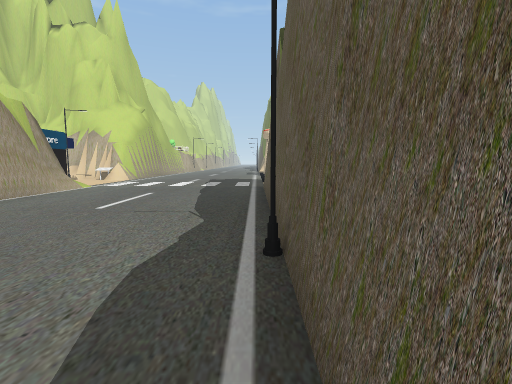
View 1 (above)

13 first-person views from a walk through a scene from a Unity 3-D project. The camera is 1.4 m above the floor, tilts 6° down and sees 85° across. The floor is counted in squares, 1.71 m on a side. Each view is taken from the middle of a square. On the plan, view 1 faces up. The plan holds only what a view shows up to about 10 squares ahead; the rest is blank. The place goes on beyond the plan. The player character is not drawn. Some animated figures are not drawn. Some surface patterns are stand-ins.

View 2
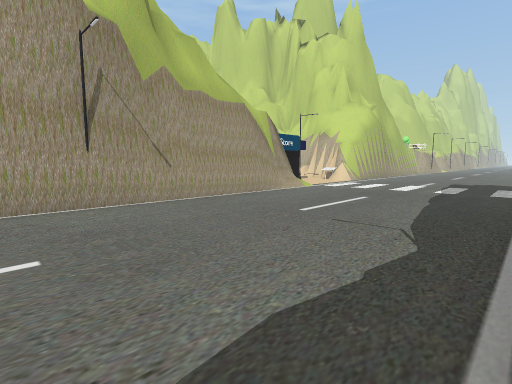

View 3
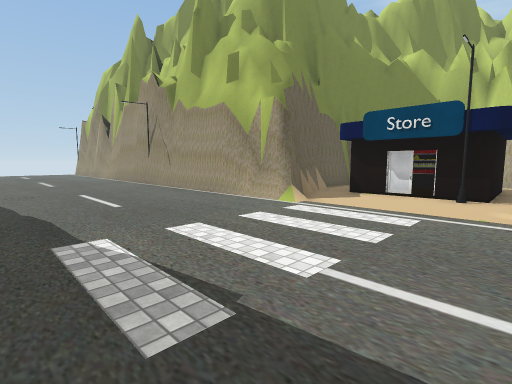

View 4
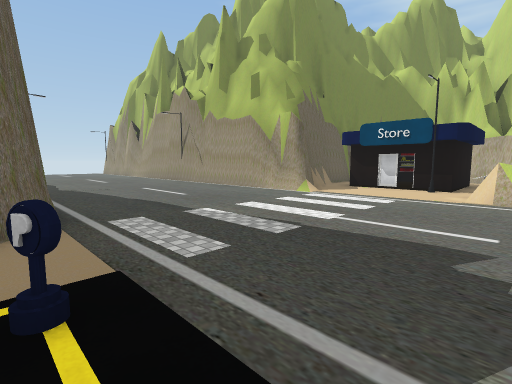

View 5
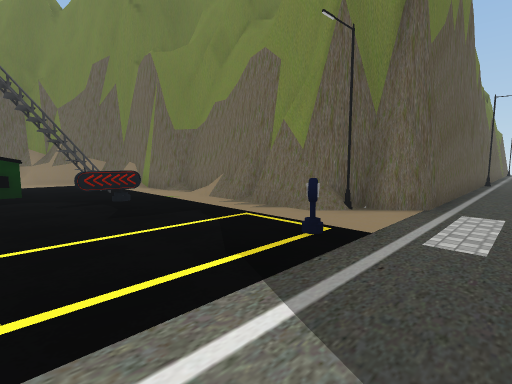

View 6
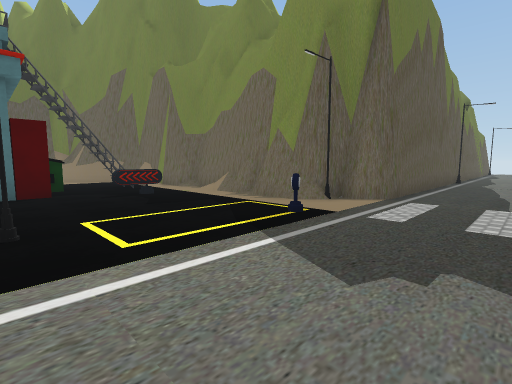

View 7
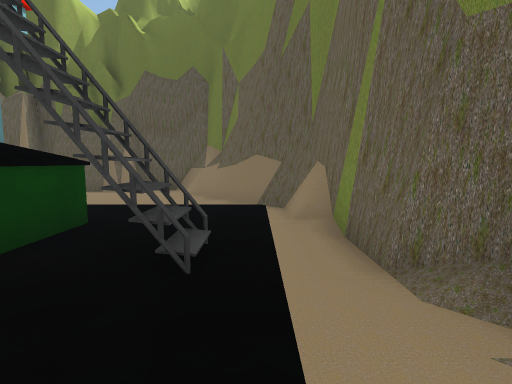

View 8
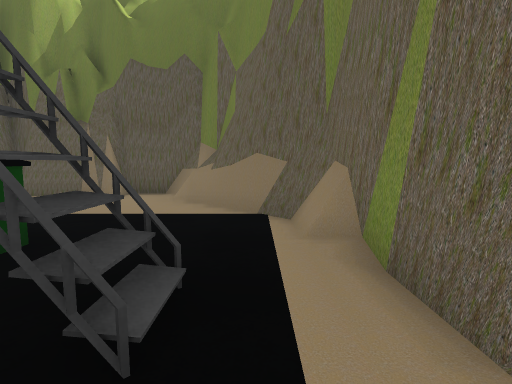

View 9
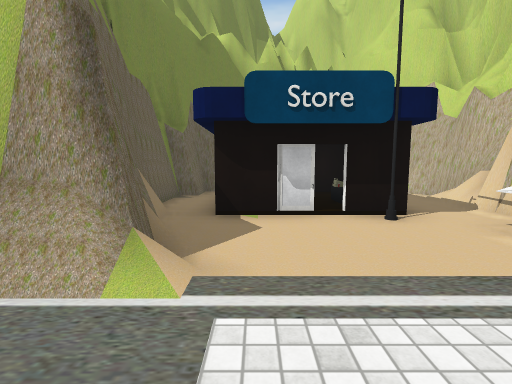

View 10
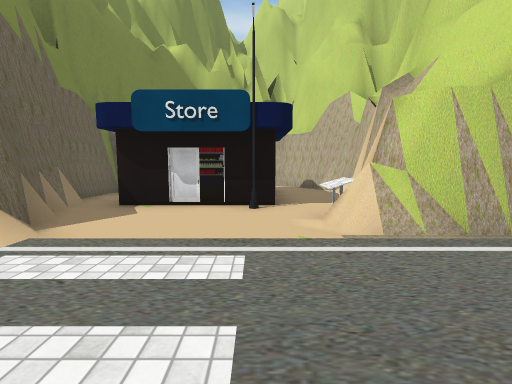

View 11
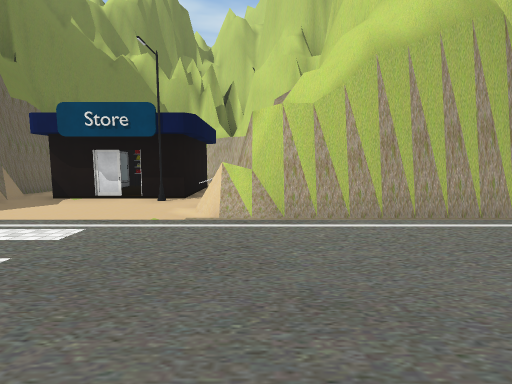

View 12
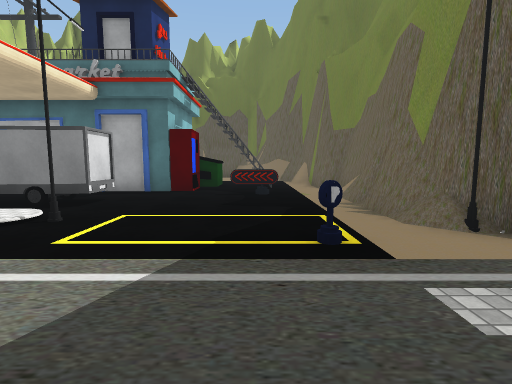

View 13
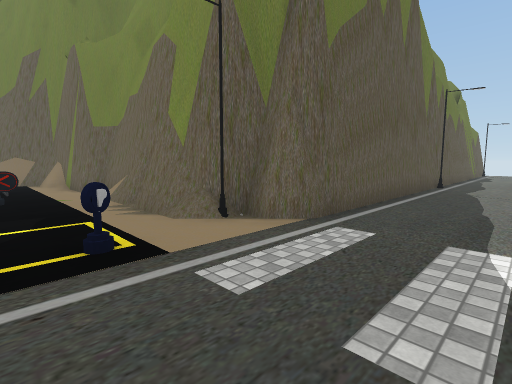

### Floor plan
Key: @ floor where view 1 was taken; # wall or solid block; . floor; = window, fence, low wall or low ledge; ^ raised ledge; O other object.
Columns run from 13 left of view 1 to 14 right of it. Each row starts with its distance up from view 1.
 16        #.. ....O.O.#    ..##
 15   ###  #...........####....#
 14 ###=####.............^....##
 13 #=... ^...........O.##...##
 12 #.OOOO........#.........##
 11   O  ..........###=.#####
 10   OOO.........O######
  9  #....##......##
  8  #######......#
  7        #......#
  6        #......#
  5        #......#
  4        #......#
  3        #......#
  2        O.....O#
  1        #......#
  0            ..@#

Where each view was taken, in squares from view 1:
view 1: 0 up, 0 right, facing up
view 2: 1 up, 0 right, facing up-left
view 3: 13 up, 1 left, facing down-left
view 4: 14 up, 1 right, facing down-left
view 5: 15 up, 1 left, facing down-right
view 6: 16 up, 2 left, facing down-right
view 7: 12 up, 5 right, facing right
view 8: 12 up, 6 right, facing right
view 9: 10 up, 4 left, facing left
view 10: 12 up, 3 left, facing left
view 11: 14 up, 2 left, facing left
view 12: 13 up, 2 left, facing right
view 13: 13 up, 2 left, facing down-right
